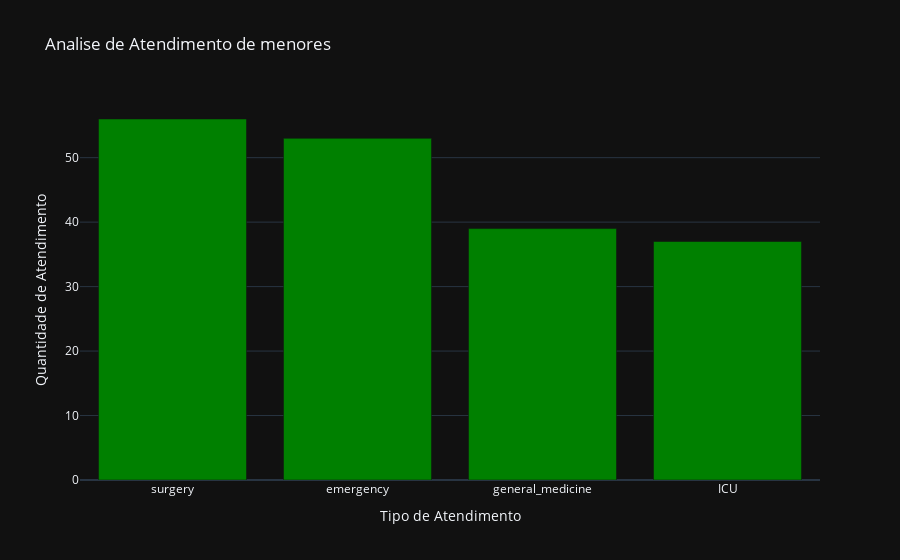

Notebook code for this chart:
### Code cell
df_grafico = px.bar(
    df_menores,
    x='service',
    y='total',
    color_discrete_sequence=px.colors.qualitative.Bold,
    title='Analise de Atendimento de menores',
    labels={
        'service': 'Tipo de Atendimento',
        'total' : 'Quantidade de Atendimento'
    }

)
df_grafico.update_traces(marker_color='green')
df_grafico.show()

### Figure 1 — Plotly figure (JSON) as saved in the notebook; plotly's stock layout.template omitted (floating-point values rounded to 4 significant figures)
{"data": [{"hovertemplate": "Tipo de Atendimento=%{x}<br>Quantidade de Atendimento=%{y}<extra></extra>", "legendgroup": "", "marker": {"color": "green", "pattern": {"shape": ""}}, "name": "", "orientation": "v", "showlegend": false, "textposition": "auto", "x": ["surgery", "emergency", "general_medicine", "ICU"], "xaxis": "x", "y": [56, 53, 39, 37], "yaxis": "y", "type": "bar"}], "layout": {"xaxis": {"anchor": "y", "domain": [0.0, 1.0], "title": {"text": "Tipo de Atendimento"}}, "yaxis": {"anchor": "x", "domain": [0.0, 1.0], "title": {"text": "Quantidade de Atendimento"}}, "legend": {"tracegroupgap": 0}, "title": {"text": "Analise de Atendimento de menores"}, "barmode": "relative"}}
